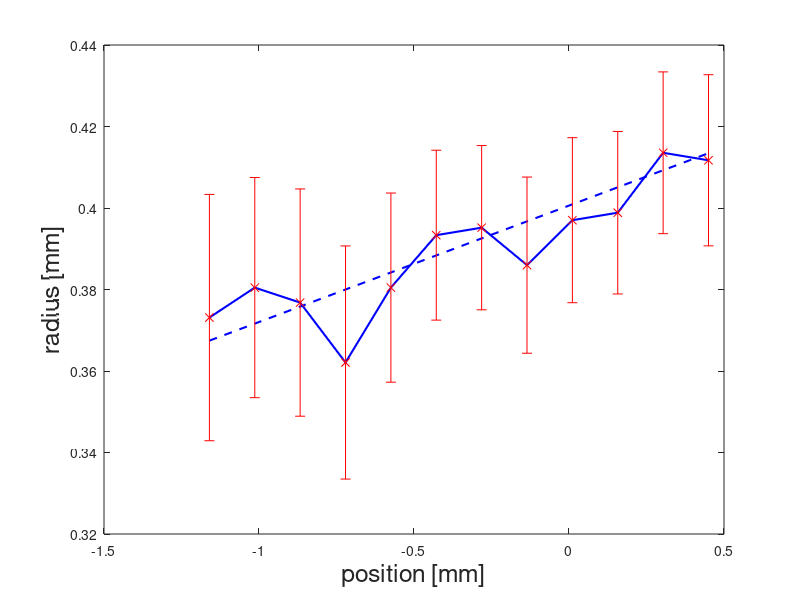

Write the MATLAB code that produced this figure.
%addpath(genpath('O:\Ludwig\Matlab'))

width = [234 215 206 208 207 202 203 207 205 197 207 214 215 210 216 217 225 224 236 225]*3.676e-3;
err_width = [0.074*234 0.081*215 0.076*206 0.068*208 0.073*207 0.077*202 0.081*203 0.071*207 0.074*205 0.079*197 0.061*207 0.053*214 0.051*215 0.056*210 0.051*216 0.050*217 0.048*225 0.051*224 0.053*236 0.042*225]*3.676e-3;
err_radius_clip = err_width(1,7:18)./2;
radius_clip = width(1,7:18)./2;
x_position = linspace(-1.16,0.45,12);
xp = linspace(-1.2,0.6,12);

P = polyfit(x_position,radius_clip,1);
yfit = P(1)*xp+P(2);

figure(11)
hold on
plot(x_position,radius_clip,'b','LineWidth',1.5)
plot(x_position,yfit,'b--','LineWidth',1.5)
errorbar(x_position,radius_clip,err_radius_clip,'rx');
%xlim([-2.15 0.78])

box on
xlabel('position [mm]','fontsize',18)
ylabel('radius [mm]','fontsize',18)
hold off